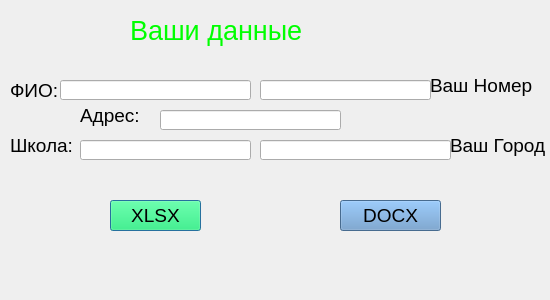
<?xml version="1.0" encoding="UTF-8"?>
<ui version="4.0">
 <class>Dialog</class>
 <widget class="QDialog" name="Dialog">
  <property name="geometry">
   <rect>
    <x>0</x>
    <y>0</y>
    <width>550</width>
    <height>300</height>
   </rect>
  </property>
  <property name="minimumSize">
   <size>
    <width>550</width>
    <height>300</height>
   </size>
  </property>
  <property name="maximumSize">
   <size>
    <width>550</width>
    <height>300</height>
   </size>
  </property>
  <property name="windowTitle">
   <string>Dialog</string>
  </property>
  <property name="styleSheet">
   <string notr="true"/>
  </property>
  <widget class="QLabel" name="label_2">
   <property name="geometry">
    <rect>
     <x>10</x>
     <y>80</y>
     <width>101</width>
     <height>21</height>
    </rect>
   </property>
   <property name="font">
    <font>
     <pointsize>14</pointsize>
    </font>
   </property>
   <property name="text">
    <string>ФИО:</string>
   </property>
  </widget>
  <widget class="QLineEdit" name="lineEdit_2">
   <property name="geometry">
    <rect>
     <x>60</x>
     <y>80</y>
     <width>191</width>
     <height>20</height>
    </rect>
   </property>
  </widget>
  <widget class="QPushButton" name="btn_wrd">
   <property name="geometry">
    <rect>
     <x>340</x>
     <y>200</y>
     <width>101</width>
     <height>31</height>
    </rect>
   </property>
   <property name="font">
    <font>
     <pointsize>14</pointsize>
    </font>
   </property>
   <property name="styleSheet">
    <string notr="true">background-color:rgb(100, 150, 200)</string>
   </property>
   <property name="text">
    <string>DOCX</string>
   </property>
   <property name="default">
    <bool>true</bool>
   </property>
  </widget>
  <widget class="QLabel" name="label_3">
   <property name="geometry">
    <rect>
     <x>130</x>
     <y>10</y>
     <width>221</width>
     <height>41</height>
    </rect>
   </property>
   <property name="font">
    <font>
     <pointsize>20</pointsize>
    </font>
   </property>
   <property name="styleSheet">
    <string notr="true">color:rgb(0, 255, 0)</string>
   </property>
   <property name="text">
    <string>Ваши данные</string>
   </property>
  </widget>
  <widget class="QLabel" name="label_5">
   <property name="geometry">
    <rect>
     <x>430</x>
     <y>70</y>
     <width>201</width>
     <height>31</height>
    </rect>
   </property>
   <property name="font">
    <font>
     <pointsize>14</pointsize>
    </font>
   </property>
   <property name="text">
    <string>Ваш Номер</string>
   </property>
  </widget>
  <widget class="QLineEdit" name="lineEdit_5">
   <property name="geometry">
    <rect>
     <x>260</x>
     <y>80</y>
     <width>171</width>
     <height>20</height>
    </rect>
   </property>
  </widget>
  <widget class="QLabel" name="label_6">
   <property name="geometry">
    <rect>
     <x>80</x>
     <y>100</y>
     <width>101</width>
     <height>31</height>
    </rect>
   </property>
   <property name="font">
    <font>
     <pointsize>14</pointsize>
    </font>
   </property>
   <property name="text">
    <string>Адрес:</string>
   </property>
  </widget>
  <widget class="QLabel" name="label_7">
   <property name="geometry">
    <rect>
     <x>450</x>
     <y>130</y>
     <width>101</width>
     <height>31</height>
    </rect>
   </property>
   <property name="font">
    <font>
     <pointsize>14</pointsize>
    </font>
   </property>
   <property name="text">
    <string>Ваш Город</string>
   </property>
  </widget>
  <widget class="QLineEdit" name="lineEdit_6">
   <property name="geometry">
    <rect>
     <x>160</x>
     <y>110</y>
     <width>181</width>
     <height>20</height>
    </rect>
   </property>
  </widget>
  <widget class="QLineEdit" name="lineEdit_7">
   <property name="geometry">
    <rect>
     <x>260</x>
     <y>140</y>
     <width>191</width>
     <height>20</height>
    </rect>
   </property>
  </widget>
  <widget class="QLabel" name="label_8">
   <property name="geometry">
    <rect>
     <x>10</x>
     <y>130</y>
     <width>91</width>
     <height>31</height>
    </rect>
   </property>
   <property name="font">
    <font>
     <pointsize>14</pointsize>
    </font>
   </property>
   <property name="text">
    <string>Школа:</string>
   </property>
  </widget>
  <widget class="QLineEdit" name="lineEdit_8">
   <property name="geometry">
    <rect>
     <x>80</x>
     <y>140</y>
     <width>171</width>
     <height>20</height>
    </rect>
   </property>
  </widget>
  <widget class="QPushButton" name="btn_xl">
   <property name="geometry">
    <rect>
     <x>110</x>
     <y>200</y>
     <width>91</width>
     <height>31</height>
    </rect>
   </property>
   <property name="font">
    <font>
     <pointsize>14</pointsize>
    </font>
   </property>
   <property name="styleSheet">
    <string notr="true">background-color:rgb(0, 255, 100)</string>
   </property>
   <property name="text">
    <string>XLSX</string>
   </property>
   <property name="default">
    <bool>true</bool>
   </property>
  </widget>
 </widget>
 <resources/>
 <connections/>
</ui>
